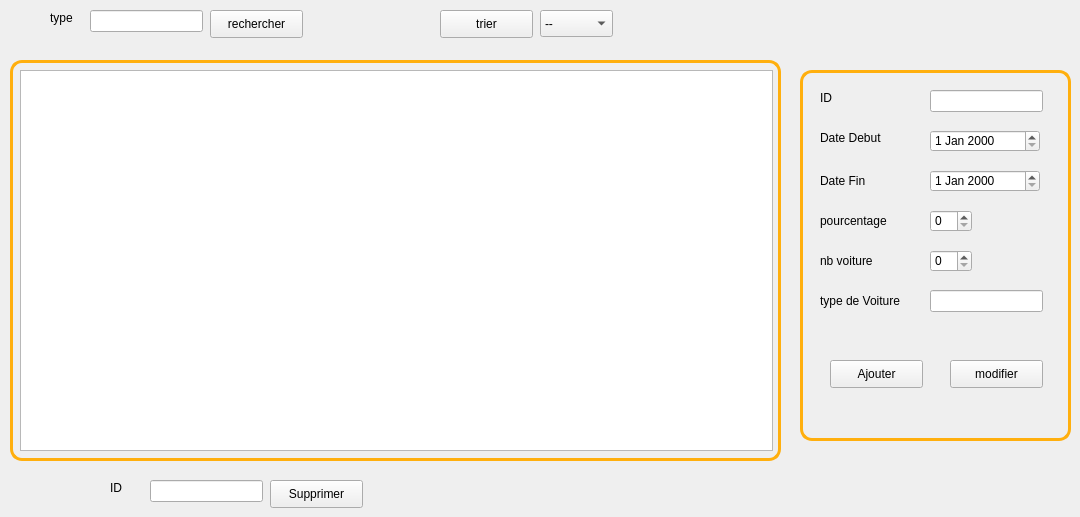
      <widget class="QWidget" name="page_8">
       <widget class="QDateEdit" name="dateEdit_fin">
        <property name="geometry">
         <rect>
          <x>930</x>
          <y>170</y>
          <width>110</width>
          <height>22</height>
         </rect>
        </property>
       </widget>
       <widget class="QLineEdit" name="typeV">
        <property name="geometry">
         <rect>
          <x>930</x>
          <y>290</y>
          <width>113</width>
          <height>22</height>
         </rect>
        </property>
       </widget>
       <widget class="QSpinBox" name="nbvoiture">
        <property name="geometry">
         <rect>
          <x>930</x>
          <y>250</y>
          <width>42</width>
          <height>22</height>
         </rect>
        </property>
       </widget>
       <widget class="QPushButton" name="pb_rechercherP">
        <property name="geometry">
         <rect>
          <x>210</x>
          <y>10</y>
          <width>93</width>
          <height>28</height>
         </rect>
        </property>
        <property name="text">
         <string>rechercher</string>
        </property>
       </widget>
       <widget class="QSpinBox" name="pourc">
        <property name="geometry">
         <rect>
          <x>930</x>
          <y>210</y>
          <width>42</width>
          <height>22</height>
         </rect>
        </property>
       </widget>
       <widget class="QLineEdit" name="lineEdit_idS">
        <property name="geometry">
         <rect>
          <x>150</x>
          <y>480</y>
          <width>113</width>
          <height>22</height>
         </rect>
        </property>
       </widget>
       <widget class="QLineEdit" name="lineEdit_id">
        <property name="geometry">
         <rect>
          <x>930</x>
          <y>90</y>
          <width>113</width>
          <height>22</height>
         </rect>
        </property>
       </widget>
       <widget class="QLabel" name="pourcentage_2">
        <property name="geometry">
         <rect>
          <x>820</x>
          <y>210</y>
          <width>101</width>
          <height>21</height>
         </rect>
        </property>
        <property name="text">
         <string>pourcentage</string>
        </property>
       </widget>
       <widget class="QDateEdit" name="dateEdit_debut">
        <property name="geometry">
         <rect>
          <x>930</x>
          <y>130</y>
          <width>110</width>
          <height>22</height>
         </rect>
        </property>
       </widget>
       <widget class="QPushButton" name="pb_ajouterP">
        <property name="geometry">
         <rect>
          <x>830</x>
          <y>360</y>
          <width>93</width>
          <height>28</height>
         </rect>
        </property>
        <property name="text">
         <string>Ajouter</string>
        </property>
        <property name="icon">
         <iconset resource="res.qrc">
          <normaloff>:/theme_normal/ajouter.png</normaloff>:/theme_normal/ajouter.png</iconset>
        </property>
       </widget>
       <widget class="QLabel" name="nbvoiture_2">
        <property name="geometry">
         <rect>
          <x>820</x>
          <y>250</y>
          <width>91</width>
          <height>21</height>
         </rect>
        </property>
        <property name="text">
         <string>nb voiture</string>
        </property>
       </widget>
       <widget class="QLabel" name="DAtefin">
        <property name="geometry">
         <rect>
          <x>820</x>
          <y>170</y>
          <width>91</width>
          <height>21</height>
         </rect>
        </property>
        <property name="text">
         <string>Date Fin</string>
        </property>
       </widget>
       <widget class="QPushButton" name="pb_triP">
        <property name="geometry">
         <rect>
          <x>440</x>
          <y>10</y>
          <width>93</width>
          <height>28</height>
         </rect>
        </property>
        <property name="text">
         <string>trier</string>
        </property>
       </widget>
       <widget class="QTableView" name="tabpromotion">
        <property name="geometry">
         <rect>
          <x>20</x>
          <y>70</y>
          <width>753</width>
          <height>381</height>
         </rect>
        </property>
       </widget>
       <widget class="QLabel" name="label_54">
        <property name="geometry">
         <rect>
          <x>110</x>
          <y>480</y>
          <width>56</width>
          <height>16</height>
         </rect>
        </property>
        <property name="text">
         <string>ID </string>
        </property>
       </widget>
       <widget class="QPushButton" name="pb_modifierP">
        <property name="geometry">
         <rect>
          <x>950</x>
          <y>360</y>
          <width>93</width>
          <height>28</height>
         </rect>
        </property>
        <property name="text">
         <string>modifier</string>
        </property>
        <property name="icon">
         <iconset resource="res.qrc">
          <normaloff>:/theme_normal/modifier.png</normaloff>:/theme_normal/modifier.png</iconset>
        </property>
       </widget>
       <widget class="QComboBox" name="comboBoxP">
        <property name="geometry">
         <rect>
          <x>540</x>
          <y>10</y>
          <width>73</width>
          <height>27</height>
         </rect>
        </property>
        <item>
         <property name="text">
          <string>--</string>
         </property>
        </item>
        <item>
         <property name="text">
          <string>nb voiture</string>
         </property>
        </item>
        <item>
         <property name="text">
          <string>type voiture</string>
         </property>
        </item>
        <item>
         <property name="text">
          <string>pourc</string>
         </property>
        </item>
        <item>
         <property name="text">
          <string>dateD</string>
         </property>
        </item>
        <item>
         <property name="text">
          <string>dateF</string>
         </property>
        </item>
       </widget>
       <widget class="QLabel" name="typevoiture">
        <property name="geometry">
         <rect>
          <x>820</x>
          <y>290</y>
          <width>91</width>
          <height>21</height>
         </rect>
        </property>
        <property name="text">
         <string>type de Voiture</string>
        </property>
       </widget>
       <widget class="QLineEdit" name="lineEdit_RP">
        <property name="geometry">
         <rect>
          <x>90</x>
          <y>10</y>
          <width>113</width>
          <height>22</height>
         </rect>
        </property>
       </widget>
       <widget class="QLabel" name="label_55">
        <property name="geometry">
         <rect>
          <x>50</x>
          <y>10</y>
          <width>56</width>
          <height>16</height>
         </rect>
        </property>
        <property name="text">
         <string>type</string>
        </property>
       </widget>
       <widget class="QLabel" name="ID_3">
        <property name="geometry">
         <rect>
          <x>820</x>
          <y>90</y>
          <width>56</width>
          <height>16</height>
         </rect>
        </property>
        <property name="text">
         <string>ID</string>
        </property>
       </widget>
       <widget class="QLabel" name="DateDebut">
        <property name="geometry">
         <rect>
          <x>820</x>
          <y>130</y>
          <width>91</width>
          <height>16</height>
         </rect>
        </property>
        <property name="text">
         <string>Date Debut</string>
        </property>
       </widget>
       <widget class="QPushButton" name="pb_supprimer">
        <property name="geometry">
         <rect>
          <x>270</x>
          <y>480</y>
          <width>93</width>
          <height>28</height>
         </rect>
        </property>
        <property name="text">
         <string>Supprimer</string>
        </property>
        <property name="icon">
         <iconset resource="res.qrc">
          <normaloff>:/theme_normal/supprimer.png</normaloff>:/theme_normal/supprimer.png</iconset>
        </property>
       </widget>
       <widget class="QLabel" name="label_56">
        <property name="geometry">
         <rect>
          <x>800</x>
          <y>70</y>
          <width>271</width>
          <height>371</height>
         </rect>
        </property>
        <property name="styleSheet">
         <string notr="true">background-color: transparent;
border-radius: 12px;
border-color: rgb(255, 175, 14);
	padding: 5px;
border-width: 3px;
border-style: solid ;</string>
        </property>
        <property name="text">
         <string/>
        </property>
       </widget>
       <widget class="QLabel" name="label_108">
        <property name="geometry">
         <rect>
          <x>10</x>
          <y>60</y>
          <width>771</width>
          <height>401</height>
         </rect>
        </property>
        <property name="styleSheet">
         <string notr="true">background-color: transparent;
border-radius: 12px;
border-color: rgb(255, 175, 14);
	padding: 5px;
border-width: 3px;
border-style: solid ;</string>
        </property>
        <property name="text">
         <string/>
        </property>
       </widget>
       <zorder>label_108</zorder>
       <zorder>label_56</zorder>
       <zorder>dateEdit_fin</zorder>
       <zorder>typeV</zorder>
       <zorder>nbvoiture</zorder>
       <zorder>pb_rechercherP</zorder>
       <zorder>pourc</zorder>
       <zorder>lineEdit_idS</zorder>
       <zorder>lineEdit_id</zorder>
       <zorder>pourcentage_2</zorder>
       <zorder>dateEdit_debut</zorder>
       <zorder>pb_ajouterP</zorder>
       <zorder>nbvoiture_2</zorder>
       <zorder>DAtefin</zorder>
       <zorder>pb_triP</zorder>
       <zorder>tabpromotion</zorder>
       <zorder>label_54</zorder>
       <zorder>pb_modifierP</zorder>
       <zorder>comboBoxP</zorder>
       <zorder>typevoiture</zorder>
       <zorder>lineEdit_RP</zorder>
       <zorder>label_55</zorder>
       <zorder>ID_3</zorder>
       <zorder>DateDebut</zorder>
       <zorder>pb_supprimer</zorder>
      </widget>
